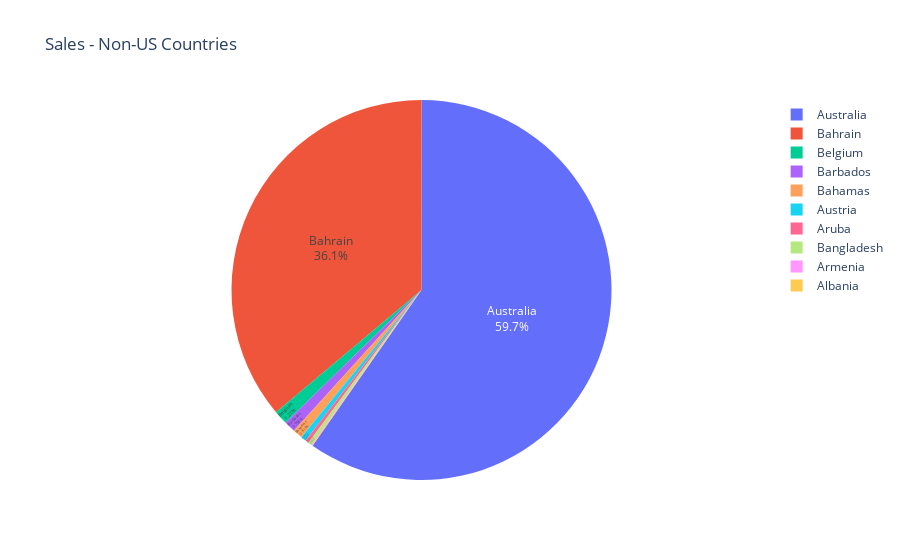

Source (notebook cell):
### Code cell
# Plotly pie chart - net sales by "country" column value
Sales_fig = px.pie(per_country_sales, names="country", values="net_sales", title="Sales - Non-US Countries",
    labels={"country" : 'Country', "net_sales" :'Sales in $'})
Sales_fig.update_traces(textposition='inside', textinfo='percent+label')

Sales_fig.show()

### Figure 1 — Plotly figure (JSON) as saved in the notebook; plotly's stock layout.template omitted (floating-point values rounded to 4 significant figures)
{"data": [{"domain": {"x": [0, 1], "y": [0, 1]}, "hovertemplate": "Country=%{label}<br>Sales in $=%{value}<extra></extra>", "labels": ["Albania", "Armenia", "Aruba", "Australia", "Austria", "Bahamas", "Bahrain", "Bangladesh", "Barbados", "Belgium"], "legendgroup": "", "name": "", "showlegend": true, "textinfo": "percent+label", "textposition": "inside", "type": "pie", "values": [24.75, 27.5, 118.9, 24100.0, 187.8, 329.0, 14580.0, 117.9, 387.0, 487.8]}], "layout": {"legend": {"tracegroupgap": 0}, "title": {"text": "Sales - Non-US Countries"}}}
